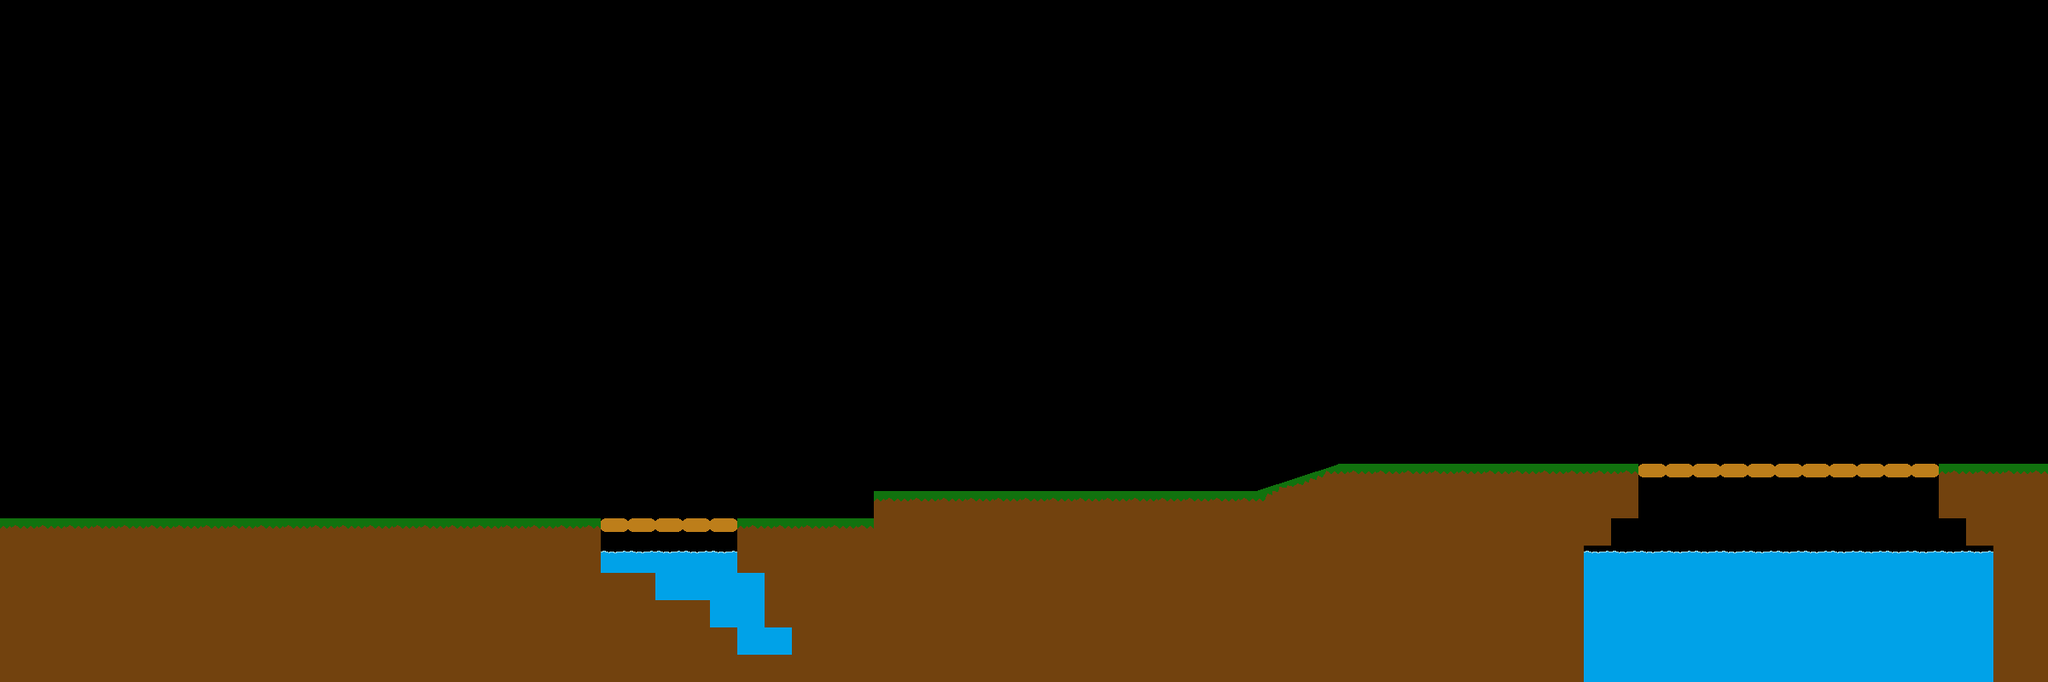

The image is a tile-based game level rendered from a .tmx file. Its description and source (layers, tilesets, objects; grid data summarised) follow:
An orthogonal 75x25 tile map with 32x32 px tiles, 1 tile layer (Tile Layer 1).

<map version="1.0" orientation="orthogonal" width="75" height="25" tilewidth="32" tileheight="32">
 <tileset firstgid="1" name="forest" tilewidth="32" tileheight="32">
  <image source="GameTiles.png" width="256" height="256" />
  <tile id="0">
   <properties>
    <property name="Collidable" value="False" />
   </properties>
  </tile>
  <tile id="1">
   <properties>
    <property name="Collidable" value="False" />
   </properties>
  </tile>
  <tile id="2">
   <properties>
    <property name="Collidable" value="True" />
   </properties>
  </tile>
  <tile id="3">
   <properties>
    <property name="Collidable" value="False" />
   </properties>
  </tile>
  <tile id="4">
   <properties>
    <property name="Collidable" value="True" />
   </properties>
  </tile>
  <tile id="5">
   <properties>
    <property name="Collidable" value="True" />
   </properties>
  </tile>
  <tile id="6">
   <properties>
    <property name="Collidable" value="True" />
   </properties>
  </tile>
  <tile id="7">
   <properties>
    <property name="Collidable" value="True" />
   </properties>
  </tile>
 </tileset>
 <layer name="Tile Layer 1" width="75" height="25">
  <data>[1875 cells, 499 non-empty, 10 distinct tile ids]</data>
 </layer>
</map>
